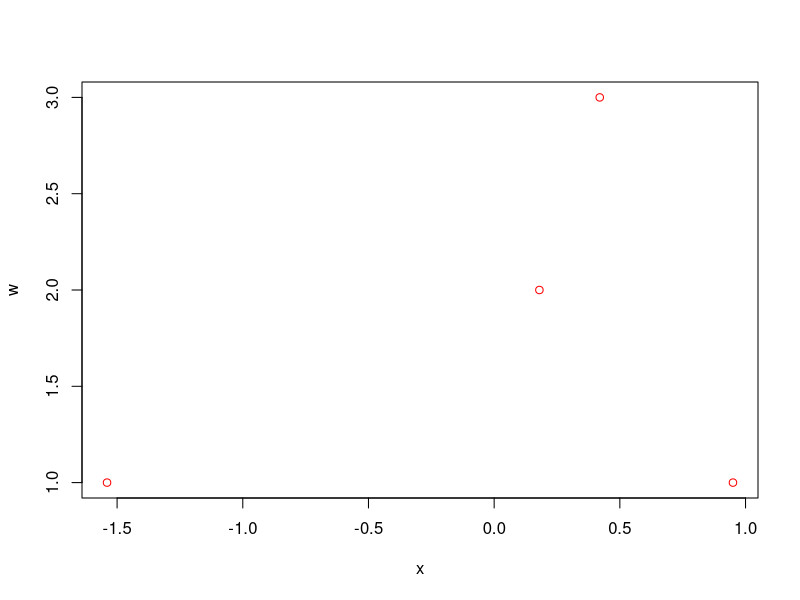
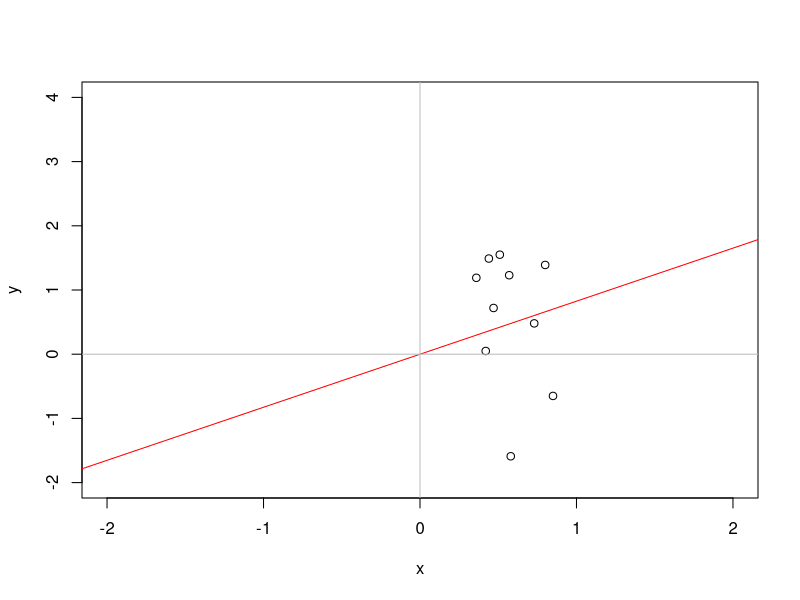
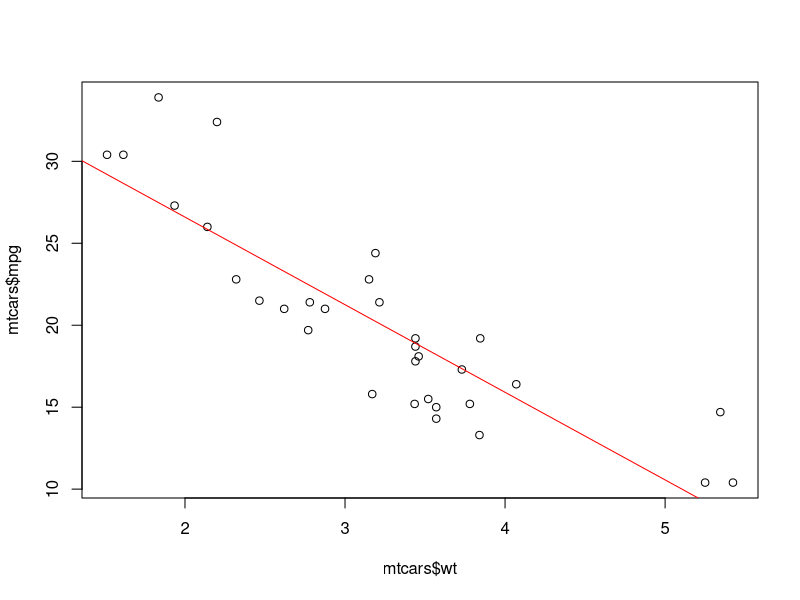
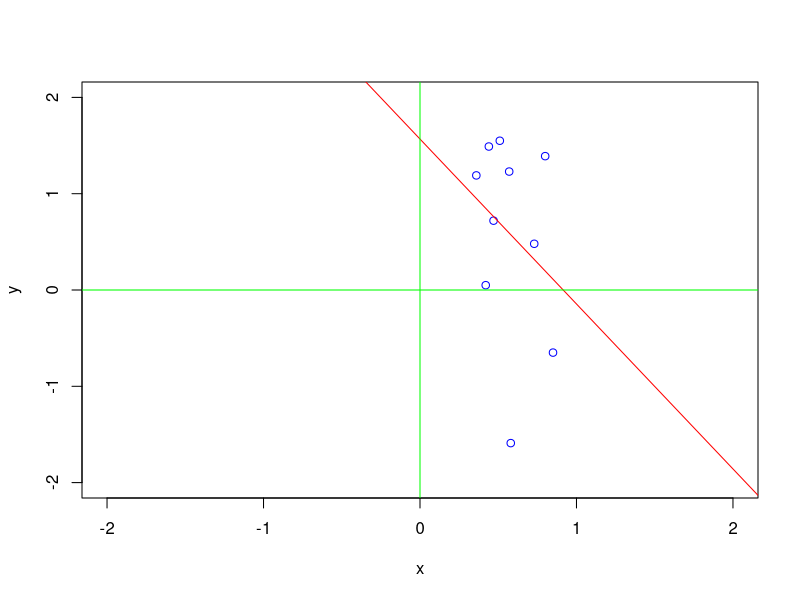
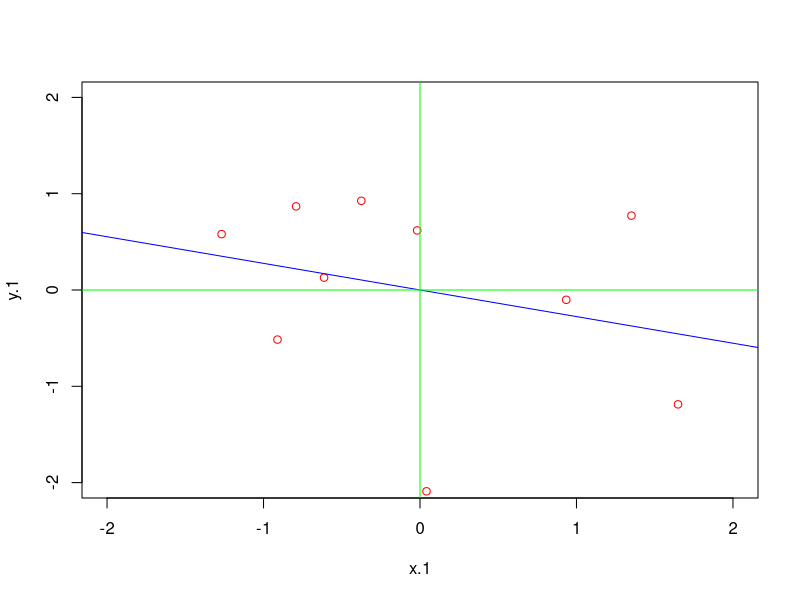

Write the R code that produced these figures, in order.
## ---- chunk 1

# Q1


x <- c(0.18, -1.54, 0.42, 0.95)

w <- c(2, 1, 3, 1)

## Plot the variables

plot(x, w, col='red')

# Give the value of μ that minimizes the least squares equation ∑ni=1 [wi*(xi−μ)^2]

## Storing all the four option from the answers for question 1

mu <- c(0.0025, 1.077, 0.1471, 0.300) 

mu

## check one by one, which value of "mu" produces the lowest result

# Notice in the following: lowest values is 3.716543 for 0.1471.. so is the answer

sapply(mu, function(muval) {
  sum(w * (x - muval)^2)  
})



# Q2

# Consider the following data set

x <- c(0.8, 0.47, 0.51, 0.73, 0.36, 0.58, 0.57, 0.85, 0.44, 0.42)

y <- c(1.39, 0.72, 1.55, 0.48, 1.19, -1.59, 1.23, -0.65, 1.49, 0.05)

# Fit the regression through the origin and get the slope treating y as the outcome and x as the regressor. 
# (Hint, do not center the data since we want regression through the origin, not through the means of the data.)

coef(lm(y ~ x - 1))

# To fit a line through the origin, Use -1 in the lm function

plot(x, y, xlim = c(-2, 2), ylim = c(-2, 4))

abline(lm(y ~ x - 1), col = 'red')

abline(h = 0, col = "gray")

abline(v = 0, col = "gray")


# Q3

# Do data(mtcars) from the datasets package and fit the regression model with mpg as the outcome and weight as the predictor. Give the slope coefficient.

# mpg as the outcome and weight as the predictor

data(mtcars)

coef(lm(mtcars$mpg ~ mtcars$wt))

plot(mtcars$wt, mtcars$mpg)

abline(lm(mtcars$mpg ~ mtcars$wt), col = "red")


# Q4

# Consider data with an outcome (Y) and a predictor (X). The standard deviation of the predictor is one half that of the outcome. 
# The correlation between the two variables is .5
# What value would the slope coefficient for the regression model with Y as the outcome and X as the predictor?

# B1 = Cor(Y, X) * Sd(Y) / Sd(X) 

# Sd(X) is one half of Sd(Y) 

# Let Sd(Y) = 1 then Sd(X) = 0.5 and Cor(Y, X) = 0.5  

# Therefore, B1 = (0.5 * 1) / 0.5 = 1



# Q5

# Students were given two hard tests and scores were normalized to have empirical mean 0 and variance 1. 
# The correlation between the scores on the two tests was 0.4
# What would be the expected score on Quiz 2 for a student who had a normalized score of 1.5 on Quiz 1?

# mean 0 and variance 1 will indicate the line goes through the origin (0,0)

# Corr(Y, X) = 0.4 (correlationship of coefficient)

# if x is 1.5 , then y?

1.5 * 0.4

# Q6

# Consider the data given by the following

# x <- c(8.58, 10.46, 9.01, 9.64, 8.86)

# What is the value of the first measurement if x were normalized (to have mean 0 and variance 1)?

# Answer : 

# (actual_value_of__X - mean(x)) / StdDev(x)

x <- c(8.58, 10.46, 9.01, 9.64, 8.86)

norm.x <- (x - mean(x)) / sd(x)

norm.x


# Q7

# Consider the following data set (used above as well). 
# What is the intercept for fitting the model with x as the predictor and y as the outcome?

x <- c(0.8, 0.47, 0.51, 0.73, 0.36, 0.58, 0.57, 0.85, 0.44, 0.42)

y <- c(1.39, 0.72, 1.55, 0.48, 1.19, -1.59, 1.23, -0.65, 1.49, 0.05)

# Let
# x be predictor
# y be outcome

coef(lm(y ~ x))

plot(x, y, xlim = c(-2, 2), ylim = c(-2, 2), col = "blue")

abline(lm(y ~ x), col = "red")

abline(h = 0, col = "green")

abline(v = 0, col = "green")


# And... centerilizing and normalizing

x.1 <- (x - mean(x)) / sd(x)

y.1 <- (y - mean(y)) / sd(y)

plot(x.1, y.1, ylim = c(-2, 2), xlim = c(-2, 2), col = "red")

abline(lm(y.1 ~ x.1), col = "blue")

abline(h = 0, col = "green")

abline(v = 0, col = "green")



# Q8

# You know that both the predictor and response have mean 0. 
# What can be said about the intercept when you fit a linear regression?

# We will solve it using sample data as follows...

x <- c(-4, -2, 2, 4)

mean(x)

y <- c(-6, -1, 3, 4)

mean(y)

coef(lm(y ~ x)) # it must be identically 0


# Q9

# Consider the data given by :

# x <- c(0.8, 0.47, 0.51, 0.73, 0.36, 0.58, 0.57, 0.85, 0.44, 0.42)

# What value minimizes the sum of the squared distances between these points and itself?

x <- c(0.8, 0.47, 0.51, 0.73, 0.36, 0.58, 0.57, 0.85, 0.44, 0.42)

m.x <- c(0.573, 0.8, 0.36, 0.44) # store all the answer choices in a vector

sapply(m.x, function(m.x){
  
  sum((x - m.x)^2)

  })  # so the lowest value is for.. ?? so is the answer... 


# Q10

# Let the slope having fit Y as the outcome and X as the predictor be denoted as β1. 

# Let the slope from fitting X as the outcome and Y as the predictor be denoted as γ1. 

# Suppose that you divide β1 by γ1; in other words consider β1/γ1. 

# What is this ratio always equal to?

# Lets try out...

x <- mtcars$wt

y <- mtcars$mpg

coef(lm(y ~ x))[2] / coef(lm(x ~ y))[2]

# Therefore for the asnwer choice.. Var(Y)/Var(X), we get the answer..

var(y) / var(x)


## End of Quiz

